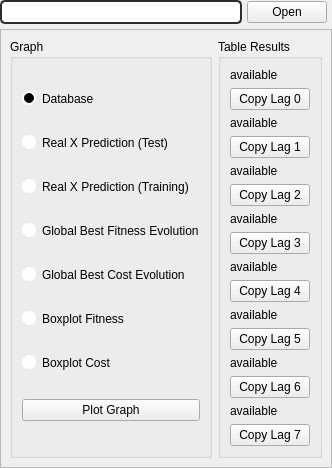
      <widget class="QWidget" name="results_tab">
       <attribute name="title">
        <string>Results</string>
       </attribute>
       <layout class="QGridLayout" name="gridLayout_26">
        <property name="leftMargin">
         <number>0</number>
        </property>
        <property name="topMargin">
         <number>0</number>
        </property>
        <property name="rightMargin">
         <number>0</number>
        </property>
        <property name="bottomMargin">
         <number>0</number>
        </property>
        <property name="spacing">
         <number>5</number>
        </property>
        <item row="1" column="0">
         <widget class="QLineEdit" name="graph_file_field">
          <property name="styleSheet">
           <string notr="true">QLineEdit {
	border: 2px solid rgb(45, 45, 45);
	border-radius: 5px;
	padding: 2px;
	background-color: rgb(255, 255, 255);
	color: rgb(0, 0, 0);
}</string>
          </property>
         </widget>
        </item>
        <item row="1" column="1">
         <widget class="QPushButton" name="process_open_button">
          <property name="styleSheet">
           <string notr="true">background-color: rgb(238, 238, 236);
color: rgb(0, 0, 0);</string>
          </property>
          <property name="text">
           <string>Open</string>
          </property>
         </widget>
        </item>
        <item row="2" column="0" colspan="3">
         <widget class="QFrame" name="graph_frame">
          <property name="frameShape">
           <enum>QFrame::StyledPanel</enum>
          </property>
          <property name="frameShadow">
           <enum>QFrame::Raised</enum>
          </property>
          <layout class="QHBoxLayout" name="horizontalLayout_11">
           <item>
            <widget class="QGroupBox" name="graph_groupbox">
             <property name="title">
              <string>Graph </string>
             </property>
             <layout class="QVBoxLayout" name="verticalLayout_17">
              <item>
               <widget class="QRadioButton" name="database_radiobutton">
                <property name="styleSheet">
                 <string notr="true">QRadioButton::indicator {
    width:                  10px;
    height:                 10px;
    border-radius:          7px;
}

QRadioButton::indicator:checked {
    background-color:       black;
    border:                 2px solid white;
}

QRadioButton::indicator:unchecked {
    background-color:       white;
    border:                 2px solid white;
}</string>
                </property>
                <property name="text">
                 <string>Database</string>
                </property>
                <property name="checked">
                 <bool>true</bool>
                </property>
               </widget>
              </item>
              <item>
               <widget class="QRadioButton" name="rxp_test_radiobutton">
                <property name="styleSheet">
                 <string notr="true">QRadioButton::indicator {
    width:                  10px;
    height:                 10px;
    border-radius:          7px;
}

QRadioButton::indicator:checked {
    background-color:       black;
    border:                 2px solid white;
}

QRadioButton::indicator:unchecked {
    background-color:       white;
    border:                 2px solid white;
}</string>
                </property>
                <property name="text">
                 <string>Real X Prediction (Test)</string>
                </property>
                <property name="checked">
                 <bool>false</bool>
                </property>
               </widget>
              </item>
              <item>
               <widget class="QRadioButton" name="rxp_training_radiobutton">
                <property name="styleSheet">
                 <string notr="true">QRadioButton::indicator {
    width:                  10px;
    height:                 10px;
    border-radius:          7px;
}

QRadioButton::indicator:checked {
    background-color:       black;
    border:                 2px solid white;
}

QRadioButton::indicator:unchecked {
    background-color:       white;
    border:                 2px solid white;
}</string>
                </property>
                <property name="text">
                 <string>Real X Prediction (Training)</string>
                </property>
               </widget>
              </item>
              <item>
               <widget class="QRadioButton" name="gb_fitness_radiobutton">
                <property name="styleSheet">
                 <string notr="true">QRadioButton::indicator {
    width:                  10px;
    height:                 10px;
    border-radius:          7px;
}

QRadioButton::indicator:checked {
    background-color:       black;
    border:                 2px solid white;
}

QRadioButton::indicator:unchecked {
    background-color:       white;
    border:                 2px solid white;
}</string>
                </property>
                <property name="text">
                 <string>Global Best Fitness Evolution</string>
                </property>
               </widget>
              </item>
              <item>
               <widget class="QRadioButton" name="gb_cost_radiobutton">
                <property name="styleSheet">
                 <string notr="true">QRadioButton::indicator {
    width:                  10px;
    height:                 10px;
    border-radius:          7px;
}

QRadioButton::indicator:checked {
    background-color:       black;
    border:                 2px solid white;
}

QRadioButton::indicator:unchecked {
    background-color:       white;
    border:                 2px solid white;
}</string>
                </property>
                <property name="text">
                 <string>Global Best Cost Evolution</string>
                </property>
               </widget>
              </item>
              <item>
               <widget class="QRadioButton" name="boxplot_fitness_radiobutton">
                <property name="styleSheet">
                 <string notr="true">QRadioButton::indicator {
    width:                  10px;
    height:                 10px;
    border-radius:          7px;
}

QRadioButton::indicator:checked {
    background-color:       black;
    border:                 2px solid white;
}

QRadioButton::indicator:unchecked {
    background-color:       white;
    border:                 2px solid white;
}</string>
                </property>
                <property name="text">
                 <string>Boxplot Fitness</string>
                </property>
               </widget>
              </item>
              <item>
               <widget class="QRadioButton" name="boxplot_cost_radiobutton">
                <property name="styleSheet">
                 <string notr="true">QRadioButton::indicator {
    width:                  10px;
    height:                 10px;
    border-radius:          7px;
}

QRadioButton::indicator:checked {
    background-color:       black;
    border:                 2px solid white;
}

QRadioButton::indicator:unchecked {
    background-color:       white;
    border:                 2px solid white;
}</string>
                </property>
                <property name="text">
                 <string>Boxplot Cost</string>
                </property>
               </widget>
              </item>
              <item>
               <widget class="QPushButton" name="plot_graph_button">
                <property name="styleSheet">
                 <string notr="true">background-color: rgb(238, 238, 236);
color: rgb(0, 0, 0);</string>
                </property>
                <property name="text">
                 <string>Plot Graph</string>
                </property>
               </widget>
              </item>
             </layout>
            </widget>
           </item>
           <item>
            <widget class="QGroupBox" name="tableresults_groupbox">
             <property name="title">
              <string>Table Results</string>
             </property>
             <layout class="QGridLayout" name="gridLayout_28">
              <item row="4" column="0">
               <widget class="QLabel" name="lag2_label">
                <property name="sizePolicy">
                 <sizepolicy hsizetype="Expanding" vsizetype="Preferred">
                  <horstretch>0</horstretch>
                  <verstretch>0</verstretch>
                 </sizepolicy>
                </property>
                <property name="text">
                 <string>available</string>
                </property>
               </widget>
              </item>
              <item row="3" column="0">
               <widget class="QPushButton" name="copy_lag1_pushbutton">
                <property name="maximumSize">
                 <size>
                  <width>100</width>
                  <height>16777215</height>
                 </size>
                </property>
                <property name="styleSheet">
                 <string notr="true">background-color: rgb(238, 238, 236);
color: rgb(0, 0, 0);</string>
                </property>
                <property name="text">
                 <string>Copy Lag 1</string>
                </property>
               </widget>
              </item>
              <item row="2" column="0">
               <widget class="QLabel" name="lag1_label">
                <property name="sizePolicy">
                 <sizepolicy hsizetype="Expanding" vsizetype="Preferred">
                  <horstretch>0</horstretch>
                  <verstretch>0</verstretch>
                 </sizepolicy>
                </property>
                <property name="text">
                 <string>available</string>
                </property>
               </widget>
              </item>
              <item row="18" column="0">
               <widget class="QPushButton" name="copy_lag7_pushbutton">
                <property name="maximumSize">
                 <size>
                  <width>100</width>
                  <height>16777215</height>
                 </size>
                </property>
                <property name="styleSheet">
                 <string notr="true">background-color: rgb(238, 238, 236);
color: rgb(0, 0, 0);</string>
                </property>
                <property name="text">
                 <string>Copy Lag 7</string>
                </property>
               </widget>
              </item>
              <item row="0" column="0">
               <widget class="QLabel" name="lag0_label">
                <property name="sizePolicy">
                 <sizepolicy hsizetype="Expanding" vsizetype="Preferred">
                  <horstretch>0</horstretch>
                  <verstretch>0</verstretch>
                 </sizepolicy>
                </property>
                <property name="text">
                 <string>available</string>
                </property>
               </widget>
              </item>
              <item row="8" column="0">
               <widget class="QLabel" name="lag4_label">
                <property name="sizePolicy">
                 <sizepolicy hsizetype="Expanding" vsizetype="Preferred">
                  <horstretch>0</horstretch>
                  <verstretch>0</verstretch>
                 </sizepolicy>
                </property>
                <property name="text">
                 <string>available</string>
                </property>
               </widget>
              </item>
              <item row="1" column="0">
               <widget class="QPushButton" name="copy_lag0_pushbutton">
                <property name="maximumSize">
                 <size>
                  <width>100</width>
                  <height>16777215</height>
                 </size>
                </property>
                <property name="styleSheet">
                 <string notr="true">background-color: rgb(238, 238, 236);
color: rgb(0, 0, 0);</string>
                </property>
                <property name="text">
                 <string>Copy Lag 0</string>
                </property>
               </widget>
              </item>
              <item row="15" column="0">
               <widget class="QLabel" name="lag6_label">
                <property name="sizePolicy">
                 <sizepolicy hsizetype="Expanding" vsizetype="Preferred">
                  <horstretch>0</horstretch>
                  <verstretch>0</verstretch>
                 </sizepolicy>
                </property>
                <property name="text">
                 <string>available</string>
                </property>
               </widget>
              </item>
              <item row="14" column="0">
               <widget class="QPushButton" name="copy_lag5_pushbutton">
                <property name="maximumSize">
                 <size>
                  <width>100</width>
                  <height>16777215</height>
                 </size>
                </property>
                <property name="styleSheet">
                 <string notr="true">background-color: rgb(238, 238, 236);
color: rgb(0, 0, 0);</string>
                </property>
                <property name="text">
                 <string>Copy Lag 5</string>
                </property>
               </widget>
              </item>
              <item row="5" column="0">
               <widget class="QPushButton" name="copy_lag2_pushbutton">
                <property name="maximumSize">
                 <size>
                  <width>100</width>
                  <height>16777215</height>
                 </size>
                </property>
                <property name="styleSheet">
                 <string notr="true">background-color: rgb(238, 238, 236);
color: rgb(0, 0, 0);</string>
                </property>
                <property name="text">
                 <string>Copy Lag 2</string>
                </property>
               </widget>
              </item>
              <item row="16" column="0">
               <widget class="QPushButton" name="copy_lag6_pushbutton">
                <property name="maximumSize">
                 <size>
                  <width>100</width>
                  <height>16777215</height>
                 </size>
                </property>
                <property name="styleSheet">
                 <string notr="true">background-color: rgb(238, 238, 236);
color: rgb(0, 0, 0);</string>
                </property>
                <property name="text">
                 <string>Copy Lag 6</string>
                </property>
               </widget>
              </item>
              <item row="7" column="0">
               <widget class="QPushButton" name="copy_lag3_pushbutton">
                <property name="maximumSize">
                 <size>
                  <width>100</width>
                  <height>16777215</height>
                 </size>
                </property>
                <property name="styleSheet">
                 <string notr="true">background-color: rgb(238, 238, 236);
color: rgb(0, 0, 0);</string>
                </property>
                <property name="text">
                 <string>Copy Lag 3</string>
                </property>
               </widget>
              </item>
              <item row="9" column="0">
               <widget class="QPushButton" name="copy_lag4_pushbutton">
                <property name="maximumSize">
                 <size>
                  <width>100</width>
                  <height>16777215</height>
                 </size>
                </property>
                <property name="styleSheet">
                 <string notr="true">background-color: rgb(238, 238, 236);
color: rgb(0, 0, 0);</string>
                </property>
                <property name="text">
                 <string>Copy Lag 4</string>
                </property>
               </widget>
              </item>
              <item row="6" column="0">
               <widget class="QLabel" name="lag3_label">
                <property name="sizePolicy">
                 <sizepolicy hsizetype="Expanding" vsizetype="Preferred">
                  <horstretch>0</horstretch>
                  <verstretch>0</verstretch>
                 </sizepolicy>
                </property>
                <property name="text">
                 <string>available</string>
                </property>
               </widget>
              </item>
              <item row="10" column="0">
               <widget class="QLabel" name="lag5_label">
                <property name="sizePolicy">
                 <sizepolicy hsizetype="Expanding" vsizetype="Preferred">
                  <horstretch>0</horstretch>
                  <verstretch>0</verstretch>
                 </sizepolicy>
                </property>
                <property name="text">
                 <string>available</string>
                </property>
               </widget>
              </item>
              <item row="17" column="0">
               <widget class="QLabel" name="lag7_label">
                <property name="sizePolicy">
                 <sizepolicy hsizetype="Expanding" vsizetype="Preferred">
                  <horstretch>0</horstretch>
                  <verstretch>0</verstretch>
                 </sizepolicy>
                </property>
                <property name="text">
                 <string>available</string>
                </property>
               </widget>
              </item>
             </layout>
            </widget>
           </item>
          </layout>
         </widget>
        </item>
       </layout>
      </widget>
